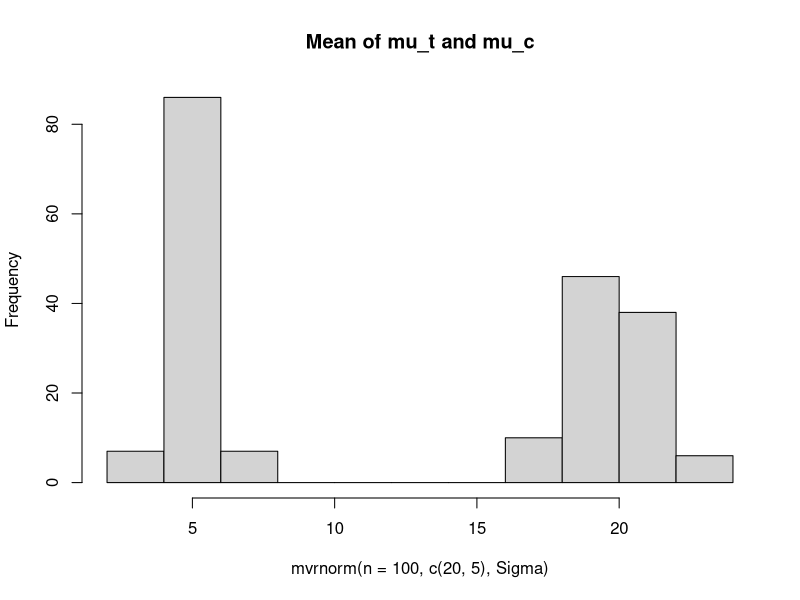
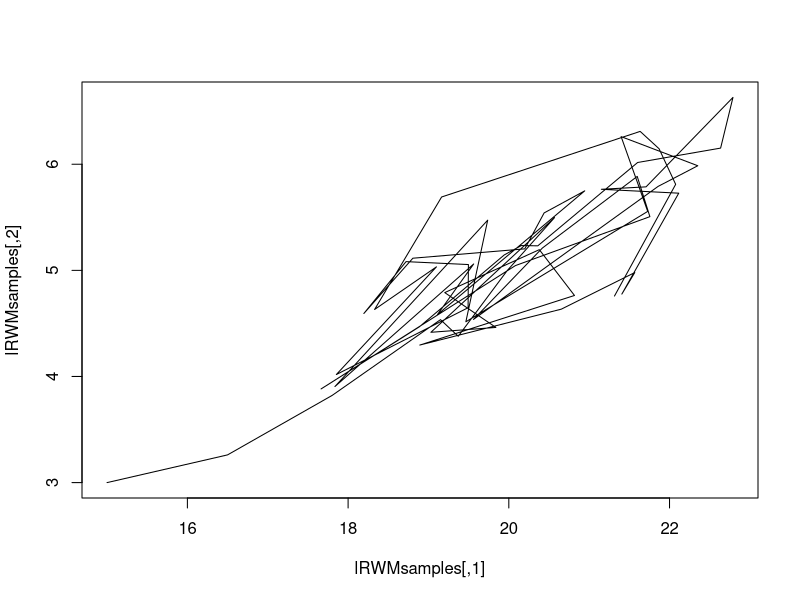

Recreate these plots in R, in order.
## ---- chunk 1
library (MASS)
Sigma <- matrix(c(2,0.8,0.8,0.5),2,2)
hist(mvrnorm(n = 100, c(20,5), Sigma), main = "Mean of mu_t and mu_c")
## ---- chunk 2
ldebug <- 0
Sigma <- matrix(c(2, 0.8, 0.8, 0.5), 2, 2)
## ---- chunk 3
fproposal <- function(theta_current){
  if (ldebug == 1) cat("\nfproposal:theta_current = ", theta_current)
  return(mvrnorm(n=1, mu = theta_current,Sigma = Sigma))
}
## ---- chunk 4
library (mvtnorm)
fGetRatio <- function(theta_current, theta_proposed) {
  r <- dmvnorm(theta_proposed, c(20, 5), sigma = Sigma) / dmvnorm(theta_current ,c(20, 5), sigma = Sigma)
  
  if (ldebug == 1) cat("\nfGetRatio:r= ", r)
  
  return(r)

}

## ---- chunk 5
fAcceptReject <- function(theta_current, theta_proposed) {
  r <- fGetRatio(theta_current, theta_proposed)
  
  u <- runif(1,0,1)
  if ( r > u)
   return(theta_proposed)
  else
   return(theta_current)
}

## ---- chunk 6

fSample <- function(theta_current) {
  if (ldebug == 1) cat("\nfSample: theta_current= ", theta_current)
  
  theta_proposed <- fproposal(theta_current)
  if (ldebug == 1) cat("\nfSample:theta_proposed= ", theta_proposed)
  
  theta_accepted <- fAcceptReject(theta_current, theta_proposed)
  if (ldebug == 1) cat("\nfSample:theta_accepted= ", theta_accepted)
  
  return(theta_accepted)
  
}

## ---- chunk 7
RWMetropolis <- function(theta, N) {
  if (ldebug == 1) cat("\nRWMetropolis: theta = ", theta)
  ltheta <- matrix(nrow = N, ncol = 2)
  ltheta[1,] <- theta
  
  for (t in 2:N){
    ltheta[t,] <- fSample(ltheta[t-1,])
  }
  
  return(ltheta)
}
## ---- chunk 8
theta_starting <- c(15,3)
lRWMsamples <- RWMetropolis(theta_starting, 100)
## ---- chunk 9
plot(lRWMsamples, type = 'l')
## ---- chunk 10
